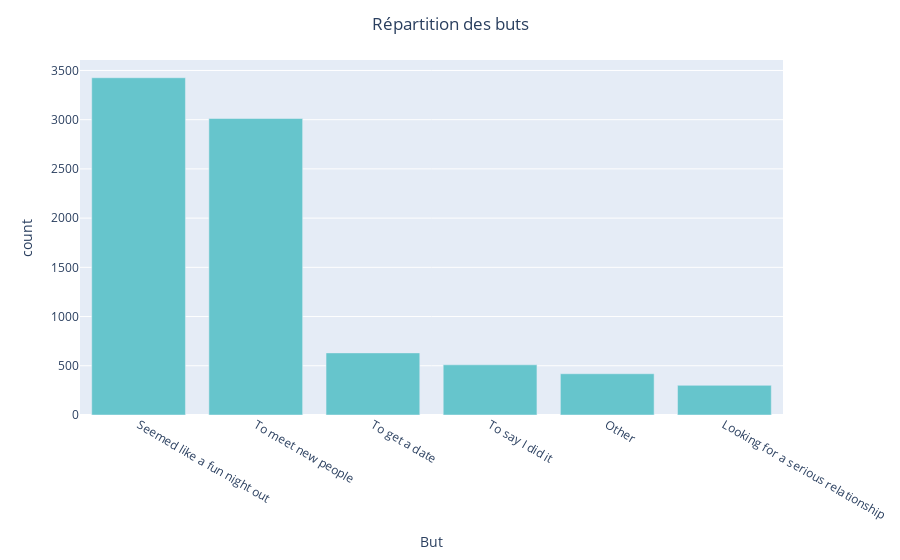

Notebook cell for this chart:
### Code cell
fig = px.bar(df_goal, x="goal_label", y="count", labels={"goal_label": "But"}, color_discrete_sequence=px.colors.qualitative.Pastel)
fig.update_layout(title="Répartition des buts", title_x=0.5)
fig.show()

### Figure 1 — Plotly figure (JSON) as saved in the notebook; plotly's stock layout.template omitted (floating-point values rounded to 4 significant figures)
{"data": [{"hovertemplate": "But=%{x}<br>count=%{y}<extra></extra>", "legendgroup": "", "marker": {"color": "rgb(102, 197, 204)", "pattern": {"shape": ""}}, "name": "", "orientation": "v", "showlegend": false, "textposition": "auto", "type": "bar", "x": ["Seemed like a fun night out", "To meet new people", "To get a date", "To say I did it", "Other", "Looking for a serious relationship"], "xaxis": "x", "y": [3426, 3012, 631, 510, 419, 301], "yaxis": "y"}], "layout": {"barmode": "relative", "legend": {"tracegroupgap": 0}, "margin": {"t": 60}, "title": {"text": "Répartition des buts", "x": 0.5}, "xaxis": {"anchor": "y", "domain": [0, 1], "title": {"text": "But"}}, "yaxis": {"anchor": "x", "domain": [0, 1], "title": {"text": "count"}}}}
